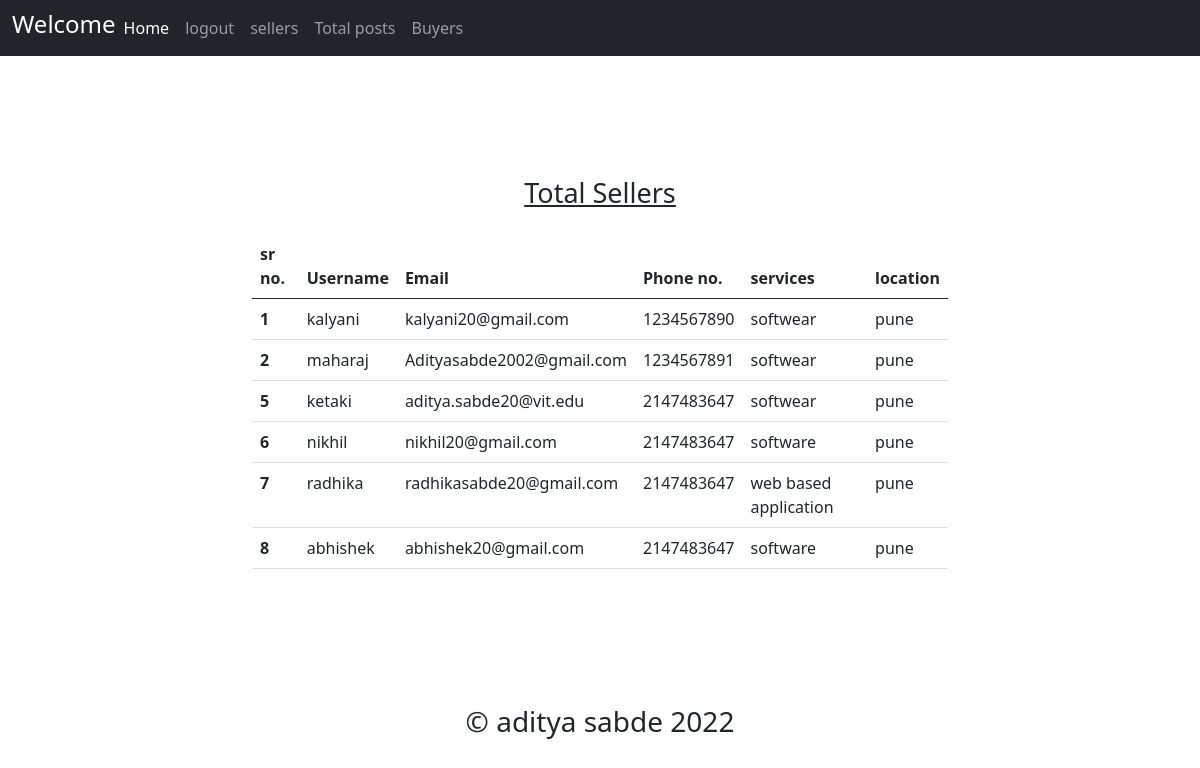
The app's page /admin/totalseller.php (signed in) with its own data.
### tables this page shows
CREATE TABLE `sellersignup` (
  `id` int(10) NOT NULL,
  `username` varchar(22) NOT NULL,
  `email` varchar(255) NOT NULL,
  `phoneno` int(10) NOT NULL,
  `password` varchar(255) NOT NULL,
  `cpassword` varchar(255) NOT NULL,
  `service` text NOT NULL,
  `location` text NOT NULL
);

### admin/totalseller.php (the view, shortened to what this page needs)
<!DOCTYPE html>
<html lang="en">
<head>
<link href="https://cdn.jsdelivr.net/npm/bootstrap@5.0.2/dist/css/bootstrap.min.css" rel="stylesheet">
</head>
<body>
  <?php require "nav.php"; ?>
  <div class="middle">
    <center id="head">Total Sellers</center>
    <table class="table">
      <thead>
        <tr>
          <th scope="col">sr no.</th>
          <th scope="col"> Username</th>
          <th scope="col">Email</th>
          <th scope="col">Phone no.</th>
          <th scope="col">services</th>
          <th scope="col">location</th>
        </tr>
      </thead>
      <tbody>
      <?php
        require "../dbconnect.php";
        $sql = "select * from `sellersignup`";
        $result = mysqli_query($conn,$sql) or die(mysqli_error($conn));
          while($record = mysqli_fetch_array($result)){
            echo'
              <tr>
                <th scope="row">'.$record['id'].'</th>
                <td>'.$record['username'].'</td>
                <td>'.$record['email'].'</td>
                <td>'.$record['phoneno'].'</td>
                <td>'.$record['service'].'</td>
                <td>'.$record['location'].'</td>
              </tr>';
          }
      ?>
      </tbody>
    </table>
  </div>
  <div class="footer" style="position:center;">
    <center><h3>&copy aditya sabde 2022</h3></center>
  </div>
</body>
</html>

### admin/nav.php (shortened to what this page needs)
<?php
$loggedin = true;
echo '<nav class="navbar navbar-expand-lg navbar-dark bg-dark" style="color:white;">
         <div class="container-fluid">
             <h4>Welcome </h4>
             <button class="navbar-toggler" type="button" data-bs-toggle="collapse" data-bs-target="#navbarScroll" aria-controls="navbarScroll" aria-expanded="false" aria-label="Toggle navigation">
                 <span class="navbar-toggler-icon"></span>
            </button>
            <div class="collapse navbar-collapse" id="navbarScroll">
              <ul class="navbar-nav me-auto my-2 my-lg-0 navbar-nav-scroll" style="--bs-scroll-height: 100px;">
                <li class="nav-item">
                  <a class="nav-link active" aria-current="page" href="index.php">Home</a>
                </li>';
                if($loggedin == true){
                  echo '<li class="nav-item">
                          <a class="nav-link" href="../adminlogout.php" id="navbar" role="button">
                            logout
                          </a>
                        </li>
                        <li class="nav-item">
                          <a class="nav-link" href="totalseller.php">sellers</a>
                        </li>
                        <li class="nav-item">
                          <a class="nav-link" href="totalpost.php">Total posts</a>
                        </li>
                        <li class="nav-item">
                          <a class="nav-link" href="totalbuyer.php">Buyers</a>
                        </li>
                  ';
                 }
                echo '</ul>
            </div>
         </div>
        </nav>';
?>

### admin/totalseller.php (style rules this page uses)
.middle { margin: 5%; margin-top:3%; padding: 5%; padding-right: 16%; padding-left: 16%; }
#head { font-size: 27px; padding: 3%; text-decoration:underline; }

### records on screen
sellersignup: id "1", username "kalyani", email "kalyani20@gmail.com", phoneno "1234567890", service "softwear", location "pune"
sellersignup: id "2", username "maharaj", email "Adityasabde2002@gmail.com", phoneno "1234567891", service "softwear", location "pune"
sellersignup: id "5", username "ketaki", email "aditya.sabde20@vit.edu", phoneno "2147483647", service "softwear", location "pune"
sellersignup: id "6", username "nikhil", email "nikhil20@gmail.com", phoneno "2147483647", service "software", location "pune"
sellersignup: id "7", username "radhika", email "radhikasabde20@gmail.com", phoneno "2147483647", service "web based application", location "pune"
sellersignup: id "8", username "abhishek", email "abhishek20@gmail.com", phoneno "2147483647", service "software", location "pune"
